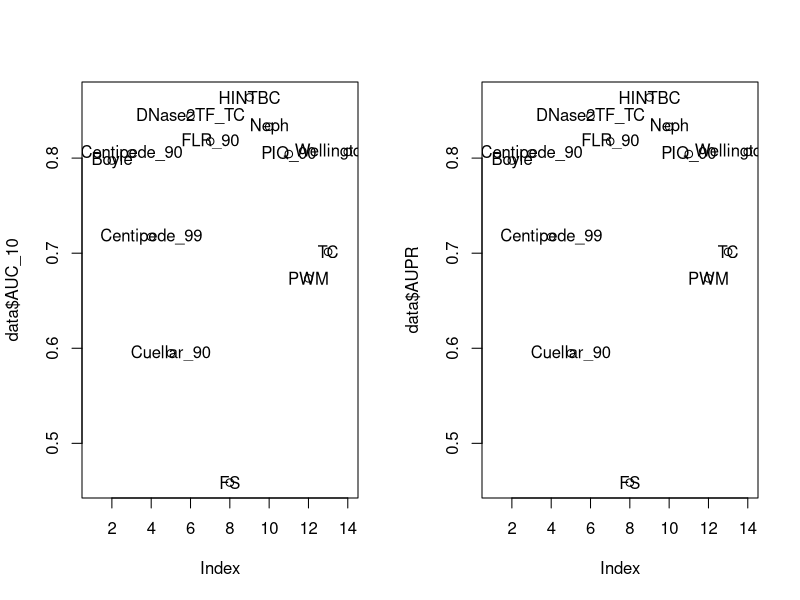
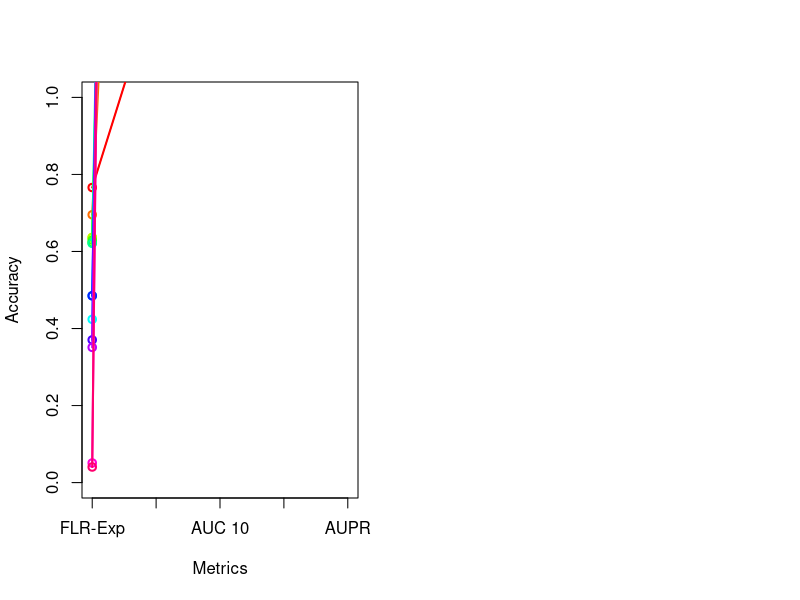

Recreate these plots in R, in order. (Note: this script raises an error after producing the figures.)

library(Hmisc)
library(grDevices)


data_orig=read.table("multivar_table_all_methods.txt",header=TRUE)

row.names(data_orig)=data_orig[,1]

friedman_rank=read.table("rank_friedman.csv")

data=merge(data_orig,friedman_rank,by="row.names")

#data=data_orig[-c(1,2,4,5,6,8,9,10,12,13,14,15,16,18,19,21,22,23,24,26,27,33,34,35,37,38,40,43),]

par(mfrow=c(1,2))

plot(data$FLREXP_JOINT_FLR,data$AUC_10)
text(data$FLREXP_JOINT_FLR,data$AUC_10,data[,1])

plot(data$FLREXP_JOINT_FLR,data$AUPR)
text(data$FLREXP_JOINT_FLR,data$AUPR,data[,1])

#c=rcorr(data, type="spearman")

data=data[order(data$MEDIAN_AUC_10),]
data$RANK_DEC_JOINT_FLR=rank(-data$FLREXP_JOINT_FLR)
data$RANK_DEC_JOINT_FLR[7]=NA
data$RANK_AUC_100=rank(data$Rank_AUC_100)
data$RANK_AUC_10=rank(data$Rank_AUC_10)
data$RANK_AUC_1=rank(data$Rank_AUC_1)
data$RANK_AUPR_100=rank(data$Rank_AUPR)

data=data[order(data$Rank_AUC_10),]

x_size=dim(data)[1]
col=rainbow(x_size)



#c=rcorr(as.matrix(data[,sel]), type="spearman")

pdf("Raibow_dash_graph.pdf",width=16, height=8)

sel1=c(17,23,22,21,24)
sel=sel1

labels=c("FLR-Exp","AUC 100","AUC 10","AUC 1","AUPR")

par(mfrow=c(1,2))
plot(1:length(sel),data[1,sel],type='o',ylim=c(0,1),col=col[1], xaxt = "n",xlab="Metrics", ylab="Accuracy")
axis(1, at=1:length(sel), labels=labels)
for(i in 1:x_size){
 lines(1:length(sel),data[i,sel],type='o',col=col[i],lwd=2)
}


sel=29:33
#c=rcorr(as.matrix(data[,sel]), type="spearman")
plot(1:length(sel),data[1,sel],type='o',xlim=c(1,6),ylim=c(x_size,1),col=col[1], xaxt = "n",xlab="Metrics", ylab="Rankings")
axis(1, at=1:length(sel), labels=labels)
for(i in 1:x_size){
 lines(1:length(sel),data[i,sel],type='o',col=col[i],lwd=2)
}

text(rep(5.5,x_size),data[,33],labels=data[,1],col=col)

dev.off()
